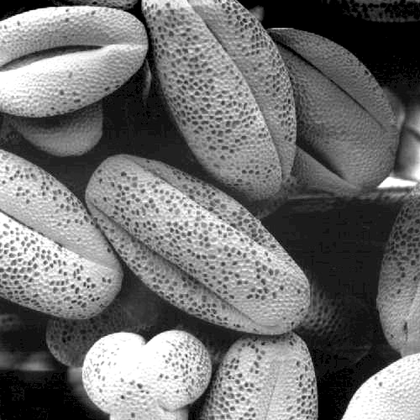
%> input picture DigitalImageProcessing/Talleres/Scripts/Fig0316(3)(third_from_top).tif, 420 x 420 px, shrunk from 500 x 500 before the run
$ octave ejercicio5.m   (GNU Octave 9; MATLAB toolbox functions it lacks are replaced by stand-ins)
%> lines starting %> are read from the running program, lines starting %| are printed output that depends on the picture; in (x1, y1, x2, y2) boxes, pixels count from 0 and x2, y2 are one past the last pixel; in counts of white or black regions, pixels touching at a corner belong together; the program's own positions count from 1
%> further down, I is the input picture: size 420x420 uint8; min 0, max 255, mean 113.2
### DigitalImageProcessing/Talleres/Scripts/escalar_imagen.m
%--------------------------------------------------------------------------
% funci髇 en Matlab que retorna una imagen de salida en una escala de grises de 0 a L-1.
% La imagen de salida puede ser tipo uint o double seg鷑 lo indique el usuario con un par醡etro de
% entrada llamado tipo (si tipo = 0, la intensidad debe entregarse como entero sin signo, si tipo=1, la
% intensidad debe entregarse como doble). La funci髇 internamente debe escalar la imagen, y en caso
% que se deba retornar usando enteros sin signo, debe determinar autom醫icamente si debe usar unit8,
% uint16, uint32, o uint64.
%--------------------------------------------------------------------------
%I:    Imagen de entrada
%Vmax: Valor m醲imo de intensidad (1,3,7,15,31,63,127,255, etc...)
%Tipo: 0: matriz de salida tipo entero sin signo.  1: matriz de salida tipo
%doble.
%I2:   Imagen de salida.
%--------------------------------------------------------------------------
function I2=escalar_imagen(I,Vmax,tipo)
%> called with Vmax = 255, tipo = 0
%--------------------------------------------------------------------------
I1=double(I);          %Convierto la imagen de entrada a double.
minimo=min(min(I1));  %Calculo el m韓imo de la intensidad de la imagen de entrada.
%> minimo = 0
I1=I1-minimo;         %Con esto la intensidad queda entre 0 y un valor dado.
maximo=max(max(I1));  %Calculo el m醲imo de I1.
%> maximo = 255
if maximo==0          %Este condicional evita una divisi髇 por cero.
    I1=0*I1;              %Matriz de ceros.
else
    I1=I1/maximo;         %Con esto normalizo la imagen.
end
I1=I1*Vmax;           %Con esto escalo la imagen para que quede entre 0 y Vmax.

%--------------------------------------------------------------------------

n=ceil(log10(Vmax+1)/log10(2));  %Cu醤tos bits se requieren para codificar Vmax.

if tipo==0               %Retornar como entero sin signo

    I2=round(I1);

    if (n<=8)
        I2=uint8(I2);
    elseif (n>8) && (n<=16)
        I2=uint16(I2);
    elseif (n>16) && (n<=32)
        I2=uint32(I2);
    elseif (n>32) && (n<=64)
        I2=uint64(I2);
    else
        I2=I1;          %En otro caso d閖elo como double.
    end

elseif tipo==1          %Retornar como double

        I2=I1; %En otro caso d閖elo como double.

end

### DigitalImageProcessing/Talleres/Scripts/trans_usando_seg_lineales.m
%--------------------------------------------------------------------------
% Funci髇 en Matlab que toma como argumentos una imagen en escala de grises de tama駉
% arbitrario y una matriz entera de la forma M=[x y], donde x e y son vectores columna. Cada fila de la
% matriz M corresponde a los valores de intensidad de entrada y salida que especifican los puntos de
% inter閟 de una transformaci髇 de intensidad definida por segmentos lineales. Nota: El primer valor del
% vector x debe ser 0 y el 鷏timo valor del vector x debe ser L-1.
%--------------------------------------------------------------------------
%I:    Imagen de entrada
%M:    matriz entera de la forma M=[vector_columna_x vector_columna_y]

%I2:   Imagen de salida.
%--------------------------------------------------------------------------
function I2=trans_usando_seg_lineales(I,M)
%> called with M = [0 0; 128 0; 128 255; 255 255]
%--------------------------------------------------------------------------
%C罫CULO DEL "LOOK UP TABLE" A PARTIR DE LOS PUNTOS QUE DEFINEN LOS
%SEGMENTOS LINEALES
%--------------------------------------------------------------------------
npuntos=size(M,1);     %N鷐ero de puntos de la matriz M.
max_intensidad_entrada=max(max(I));
%> max_intensidad_entrada = 255

if npuntos==0 || npuntos==1 || M(1,1)~=0 || M(npuntos,1)<max_intensidad_entrada
    disp('Transformaci髇 de intensidad desconocida.')
else

    T=zeros(max_intensidad_entrada+1,1);   %Look up table. El +1 es por los 韓dices en Matlab.


    for i=1:npuntos-1

        j=i+1;


            %Coordenadas del primer punto (x0,y1) y del segundo punto (x1,y1)
            %de cada segmento.
            x0=M(i,1);
            y0=M(i,2);

            x1=M(j,1);
            y1=M(j,2);

            if x0~=x1                %Si no es una recta vertical
                m=(y1-y0)/(x1-x0);
                b=y0-m*x0;

                for k=x0:x1
                T(k+1)=m*k+b;
                end

            else                     %Si es una recta vertical
               T(x0)=y0;

            end
    end
%> after the loop, T = 256 values from 0 to 255
end

%T
%--------------------------------------------------------------------------
%APLICACI覰 DEL LOOK UP TABLE
%--------------------------------------------------------------------------
I1=double(I);          %Convierto la imagen de entrada a double.
I2=[];                 %Defino la variable y la inicializo vac韆.

[mfilas,ncolumnas]=size(I1);
%> mfilas = 420; ncolumnas = 420
for i=1:mfilas
    for j=1:ncolumnas
    I2(i,j)=T(I1(i,j)+1);     %El +1 es por los 韓dices en Matlab.
    end
end
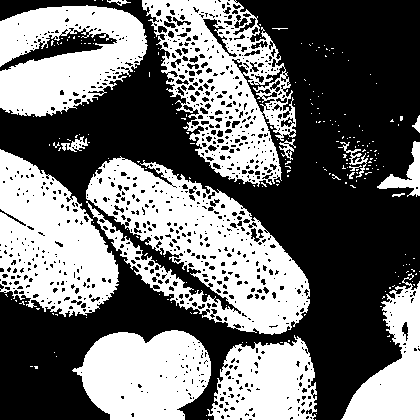
%> I2: size 420x420 double; 44.4% white; 227 white regions (211 under 20 px), largest, box (x1, y1, x2, y2) and area: (86, 156, 310, 335) 18249, (142, 0, 296, 187) 13283, (0, 149, 119, 317) 12245
%--------------------------------------------------------------------------

### DigitalImageProcessing/Talleres/Scripts/ejercicio5.m
%--------------------------------------------------------------------------
%Autor:       Dr Jairo Alejandro G髆ez.
%Instituci髇: Universidad de San Buenaventura. Cali, Colombia
%Fecha:       Abril 2012.
%--------------------------------------------------------------------------
% 5. Aplique la funci髇 que dise耋 en el punto 4 a una imagen en escala de grises y obtenga:
% 5.1. Una imagen binaria (seleccione y aplique un umbral).
% 5.2. El negativo de la imagen.
% 5.3. Una imagen donde se resalte un intervalo de intensidad de la imagen (ver cortes en el nivel de
% intensidad).
%--------------------------------------------------------------------------
clear all
close all
clc
%--------------------------------------------------------------------------
%Transformaci髇 por segmentos lineales.
%--------------------------------------------------------------------------

M1=[0    0;     %Matriz para generar una imagen binaria.
    128  0;
    128  255;
    255  255];

M2=[0   255;    %Matriz para obtener el negativo de la imagen.
    255 0];

punto1_x=90;
punto2_x=220;
i_realce=255;
M3=[0         0;   %Matriz para resaltar un intervalo de la imagen.
    punto1_x  punto1_x;
    punto1_x  i_realce;
    punto2_x  i_realce;
    punto2_x  punto2_x;
    255 255];
%--------------------------------------------------------------------------
nombre_imagen_con_extension='Fig0316(3)(third_from_top).tif';  %Image to load.
I=imread(nombre_imagen_con_extension);     %Read image from file
imfinfo(nombre_imagen_con_extension)

figure
imshow(escalar_imagen(I,255,0),'InitialMagnification', 'fit')
title('Imagen de entrada')

I2=escalar_imagen(I,255,0);         %Esto es para garantizar que el dominio de entrada es 0-255.
%--------------------------------------------------------------------------

disp('M1')
I3=trans_usando_seg_lineales(I2,M1);  %Transformaci髇 con segmentos lineales.
figure
imshow(escalar_imagen(I3,255,0),'InitialMagnification', 'fit')
title('Imagen de salida binaria usando M1')


disp('M2')
I4=trans_usando_seg_lineales(I2,M2);  %Transformaci髇 con segmentos lineales.
%> call 2 of trans_usando_seg_lineales, with M = [0 255; 255 0]
%> after the loop in trans_usando_seg_lineales (call 2), `for i=1:npuntos-1`: T = 256 values, max 255 at index 1, min 0 at index 256, mean 127.5
%> after the loop in trans_usando_seg_lineales (call 2), `for i=1:mfilas`:
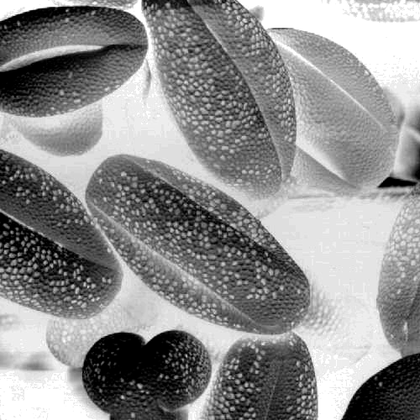
%> I2: size 420x420 double; min 0, max 255, mean 141.8
figure
imshow(escalar_imagen(I4,255,0),'InitialMagnification', 'fit')
title('Imagen de salida correspondiente al negativo de la imagen de entrada, usando M2')

disp('M3')
I5=trans_usando_seg_lineales(I2,M3);  %Transformaci髇 con segmentos lineales.
%> after the loop in trans_usando_seg_lineales (call 3), `for i=1:npuntos-1`: T = 256 values, max 255 at index 91, min 0 at index 1, mean 178.5
%> after the loop in trans_usando_seg_lineales (call 3), `for i=1:mfilas`:
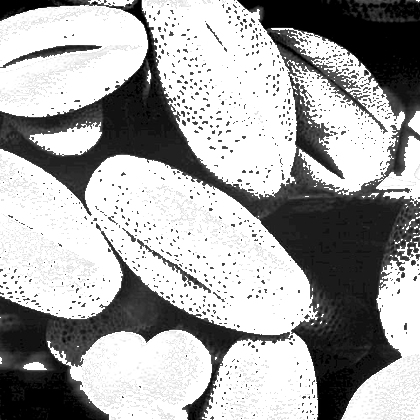
%> I2: size 420x420 double; min 0, max 255, mean 166.1
figure
imshow(escalar_imagen(I5,255,0),'InitialMagnification', 'fit')
title('Imagen de salida donde se resalta un intervalo de intensidades de la imagen de entrada, usando M3')

%--------------------------------------------------------------------------
